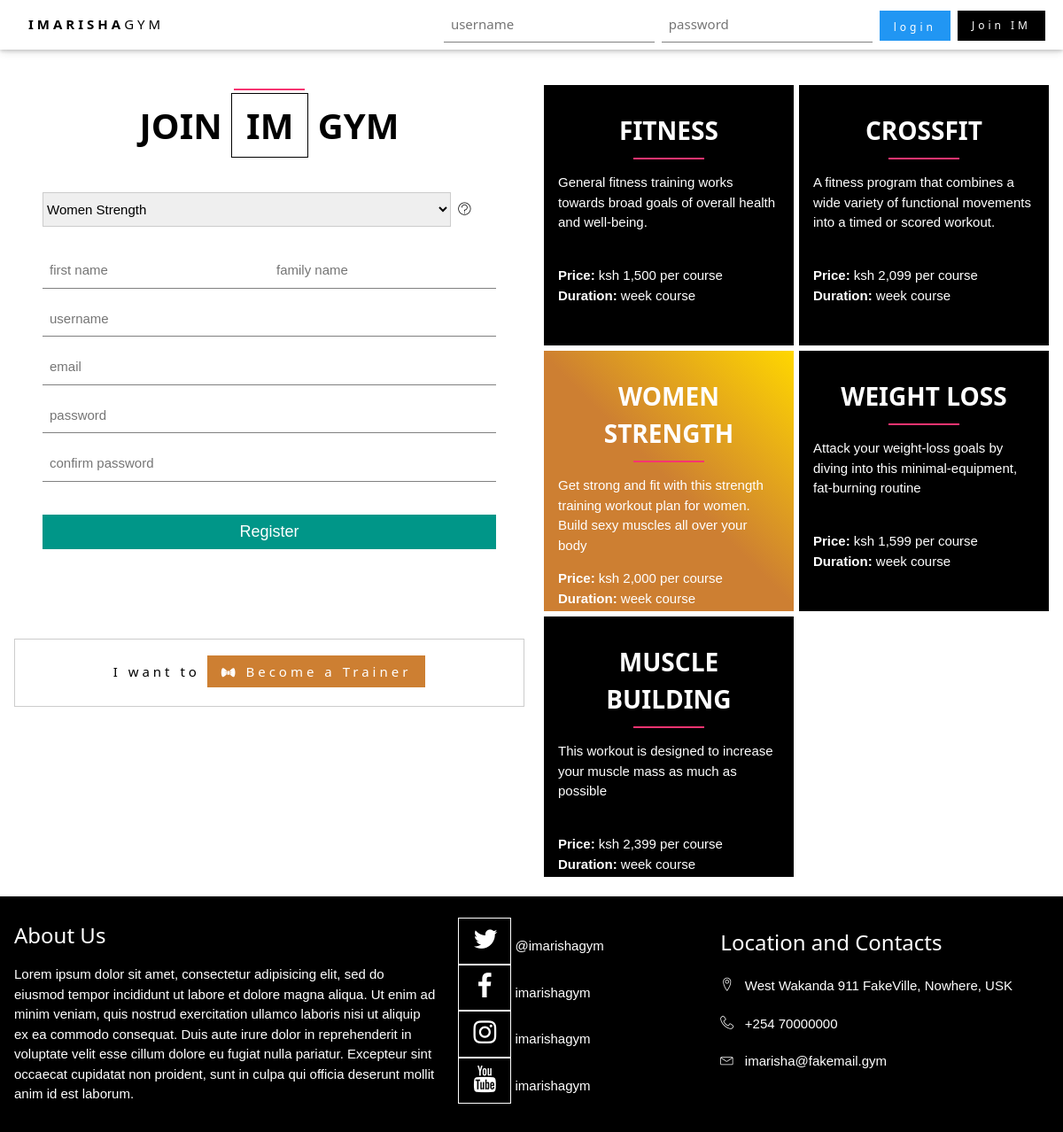
The app's page /member-signup.php?prog_id=6 with its own data.
### tables this page shows
CREATE TABLE `programs` (
  `prog_id` int(11) NOT NULL,
  `prog_title` varchar(255) NOT NULL,
  `prog_price` int(11) NOT NULL,
  `prog_descr` text NOT NULL,
  `recommended_routine` text NOT NULL,
  `prog_pic` varchar(255) NOT NULL DEFAULT 'default_program.jpg'
);

### member-signup.php (called while the page is built, shortened)
<?php require 'includes/controllers/controller-member-signup.php'; ?>
<?php require 'includes/views/head.php'; ?>
<?php require 'includes/views/persistent-navbar-guest.php'; ?>
<?php require 'includes/views/content-member-signup.php'; ?>
<?php require 'includes/views/footer.php'; ?>

### includes/db/functions-db.php (called while the page is built, shortened)
<?php
function getPrograms($conn, $condition=1)
{
	$sql_select_prog = "
		SELECT *
	  FROM programs
		WHERE " . $condition;
	$result = mysqli_query($conn, $sql_select_prog);
	$programs_data = array();
	if ($result && mysqli_num_rows($result) > 0) {
	  while($row = mysqli_fetch_assoc($result)) {
	  	$programs_data[$row['prog_id']] = $row;
	  }
	}
	return $programs_data;
}
?>

### includes/controllers/controller-member-signup.php (called while the page is built, shortened)
<?php require 'includes/db/connectdb-imarisha.php'; ?>
<?php require 'includes/db/functions-db.php' ?>
<?php
$fname = isset($_POST['fname']) ? sanitize($_POST['fname']) : '';
$lname = isset($_POST['lname']) ? sanitize($_POST['lname']) : '';
$username = isset($_POST['username']) ? sanitize($_POST['username']) : '';
$email = isset($_POST['email']) ? $_POST['email'] : false;
$prog_id = isset($_POST['prog_id']) ? $_POST['prog_id'] : '';
$programs_data = getPrograms($conn);
?>

### includes/views/content-member-signup.php (the view, shortened to what this page needs)
<div class="w3-content w3-padding-16" id="member-signup-container">
	<section class="w3-row-padding">
		<article class="w3-col l6" id="signup-section" style="">
			<section id="member-signup" class="w3-panel w3-padding">
	      <h2 class="service-title w3-padding-12 w3-center">
	        Join <span class="w3-border w3-border-black w3-padding">IM</span> Gym
	      </h2>
				<form onsubmit='validate(); return false' class="w3-container w3-padding" method="POST" action="<?php echo htmlspecialchars($_SERVER['PHP_SELF']);?>" name="signup" id="signup-form">
					<p>
						<select class="prog-select w3-select w3-border" name="prog_id" id="prog-select" style="text-transform: capitalize;display: inline-block;width: 90%" required>
						  <?php foreach ($programs_data as $prog_id => $program): ?>
								<?php
									$preselected = (isset($_GET['prog_id']) && $prog_id == $_GET['prog_id'])
										|| (isset($_POST['prog_id']) && $prog_id == $_POST['prog_id'])
										? $prog_id : false;
								?>
						  	<option value="<?php echo $prog_id ?>" <?php if (isset($_POST['prog_id']) && $_POST['prog_id'] == $prog_id) echo 'selected' ?>>
						  		<?php echo $program['prog_title'] ?>
						  	</option>
						  <?php endforeach ?>
						</select>&nbsp;
						<a href="#<?php if( isset($preselected) && $preselected ) echo "prog" . $preselected ?>" id="prog-more" style="text-decoration: none;"><i class="lnr lnr-question-circle"></i></a>
					</p>
					<p>
						<p class='w3-half'>
							<input class="w3-input w3-validate" type="text" name="fname" placeholder="first name" id="fname" value="<?php echo $fname; ?>" required>
						</p>
						<p class='w3-half'>
							<input class="w3-input w3-validate" type="text" name="lname" placeholder="family name" id="lname" value="<?php echo $lname; ?>" required>
						</p>
					</p>
					<p>
						<input class="w3-input" type="text" name="username" placeholder="username" id="username" value="<?php if ($username && !$username_error) echo $username?>" required>
					</p>
					<p>
						<input class="w3-input" type="email" name="email" placeholder="email" id="email" value="<?php if ($email && !($invalid_email_error || $email_error)) echo $email ?>" required>
					</p>
					<p>
						<input class="w3-input" type="password" name="pass" placeholder="password" id="pass" oninput="validate_password()" required>
					</p>
					<p>
						<input class="w3-input" type="password" name="pass2" placeholder="confirm password" id="pass2" oninput="validate_password()" required>
					</p>
					<p>
					  <button type="submit" class="w3-btn-block w3-teal w3-large">Register</button>
					</p>
				</form>
			</section>
			<section id="trainer-signup" class="w3-card w3-center w3-padding w3-wide" style="margin-top: 70px;">
				<p class="w3-panel">
					I want to <a href="become-trainer.php" class=" w3-bronze w3-padding" style="text-decoration:none;"><i class="ion-bowtie" style="vertical-align: -2px;font-size: 1.2em"></i>&nbsp;Become a Trainer</a>
				</p>
			</section>
		</article>
		<article class="w3-col l6" id="program-descr" style="margin-top: 30px;">
			<section class="w3-row">
			<?php foreach ($programs_data as $prog_id => $program): ?>
				<?php
					$preselected = (isset($_GET['prog_id']) && $prog_id == $_GET['prog_id'])
						|| (isset($_POST['prog_id']) && $prog_id == $_POST['prog_id'])
				?>
				<div class="prog w3-col l6 w3-leftbar w3-bottombar w3-border-white w3-padding <?php echo $preselected ? 'selected_prog' : 'w3-black' ?> " id="prog<?php echo $prog_id ?>" style="height: 300px;">
					<h2 class="prog-title w3-padding-12 w3-center">
						<?php echo $program['prog_title'] ?>
					</h2>
					<p style="height: 90px;text-overflow: auto;"><?php echo $program['prog_descr'] ?></p>
					<p>
						<b>Price: </b> ksh <?php echo number_format($program['prog_price']) ?> per course <br>
						<b>Duration: </b> <?php echo $program['prog_duration'] ?> week course
					</p>
				</div>
			<?php endforeach ?>
			</section>
		</article>
	</section>
</div>

### public/stylesheets/style.css (style rules this page uses)
h2.prog-title { font-size: 28px; position: relative; text-transform: uppercase; font-weight: 700; }
h2.prog-title:after { width: 80px; height: 2px; background: #f73471; content: ""; position: absolute; bottom: 0; left: 50%; -webkit-transform: translateX(-50%); -ms-transform: translateX(-50%); transform: translateX(-50%); }
.service-title { font-size: 40px; position: relative; padding-top: 30px; text-transform: uppercase; font-weight: 800; }
.service-title:before { width: 80px; height: 2px; background: #f73471; content: ""; position: absolute; top: 0; left: 50%; -webkit-transform: translateX(-50%); -ms-transform: translateX(-50%); transform: translateX(-50%); }
.selected_prog { color: #fff; background: linear-gradient(45deg, #CD7F32 50%, #FFD700 100%); }
#member-signup-container { max-width: 1564px; margin-top: 50px; }

### records on screen
programs: prog_title "FITNESS", prog_descr "General fitness training works towards broad goals of overall health and well-being.", prog_price "1,500"
programs: prog_title "CROSSFIT", prog_descr "A fitness program that combines a wide variety of functional movements into a timed or scored workout.", prog_price "2,099"
programs: prog_title "WOMEN STRENGTH", prog_descr "Get strong and fit with this strength training workout plan for women. Build sexy muscles all over your body", prog_price "2,000"
programs: prog_title "WEIGHT LOSS", prog_descr "Attack your weight-loss goals by diving into this minimal-equipment, fat-burning routine", prog_price "1,599"
programs: prog_title "MUSCLE BUILDING", prog_descr "This workout is designed to increase your muscle mass as much as possible", prog_price "2,399"

### other values on screen
form field prog_id "women strength"
